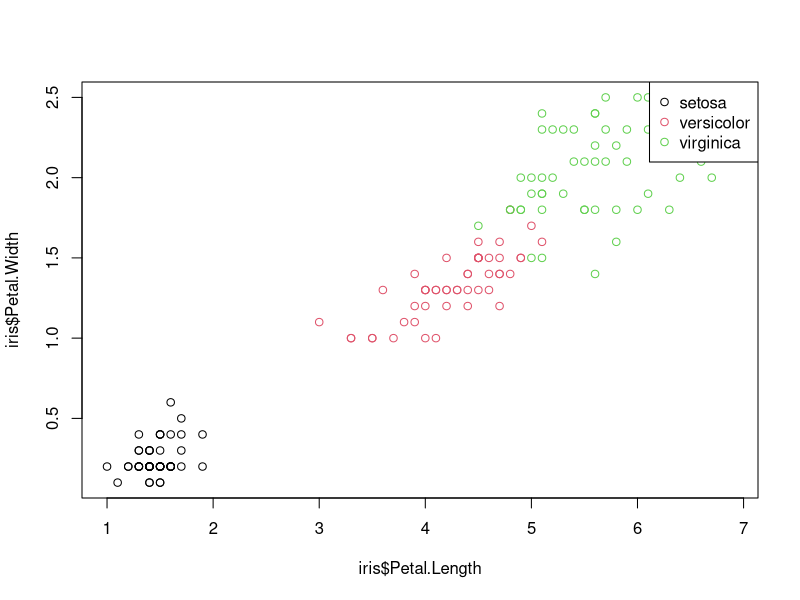
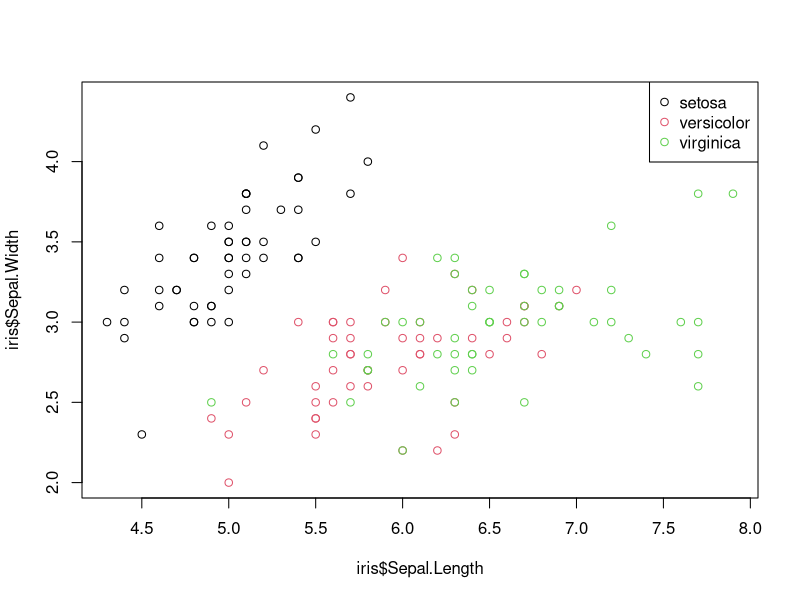
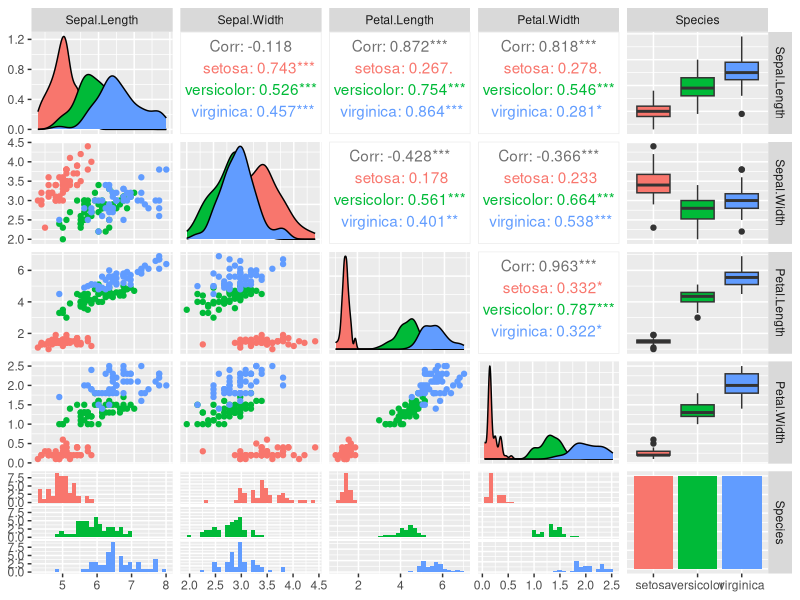
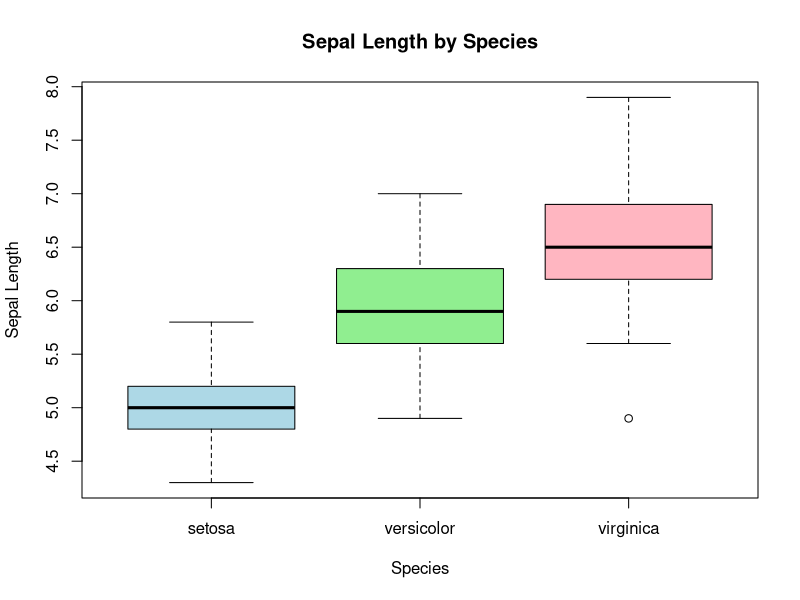
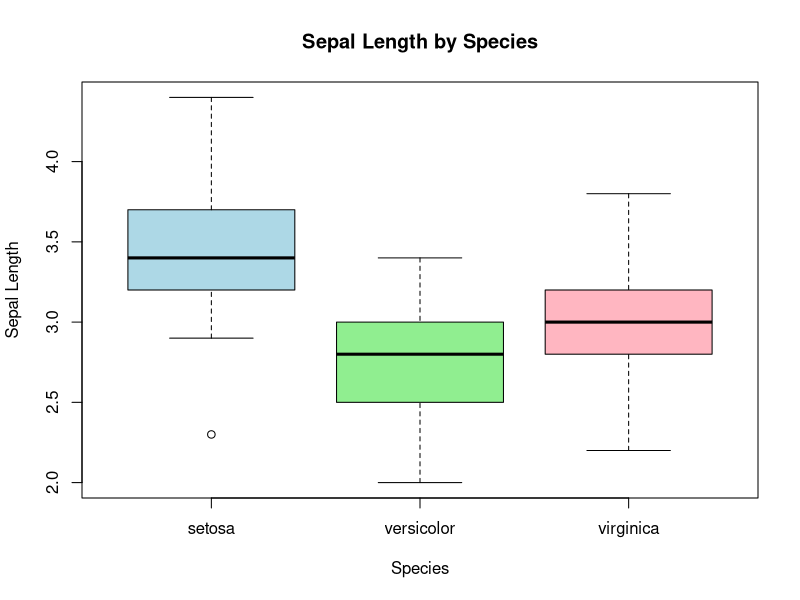
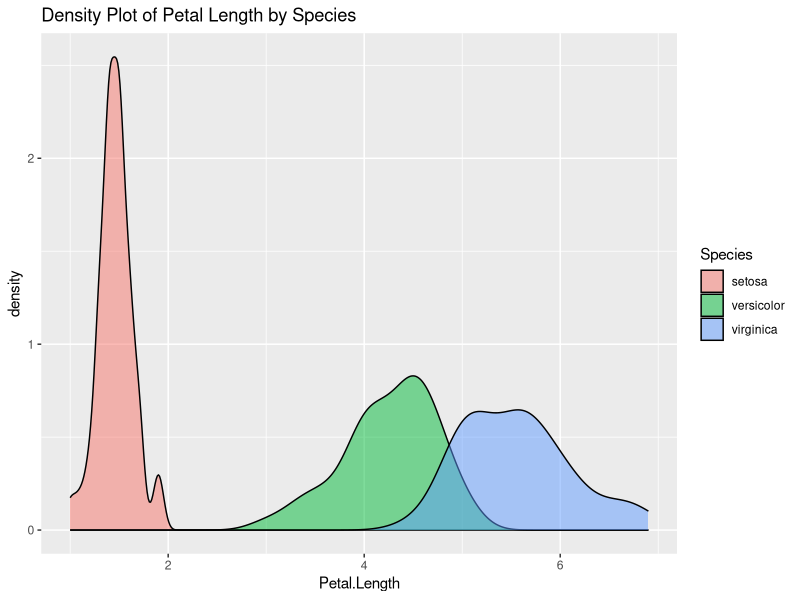
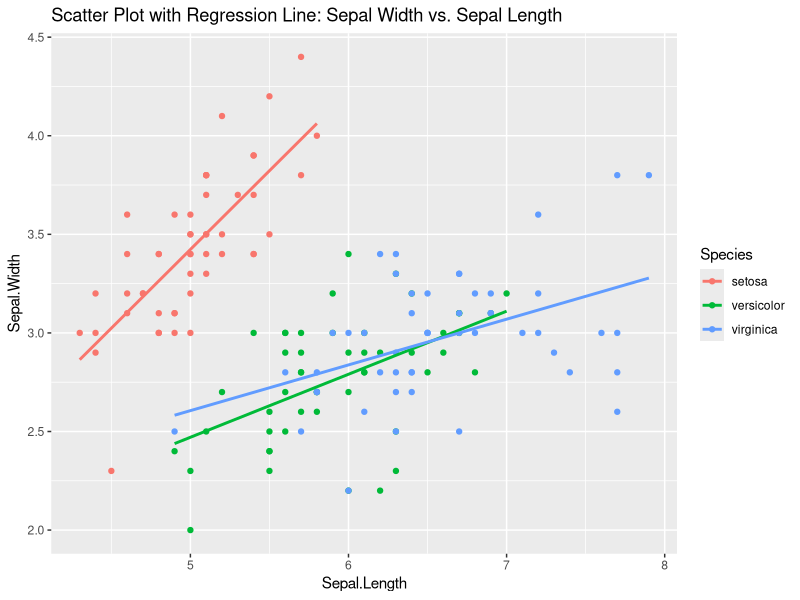
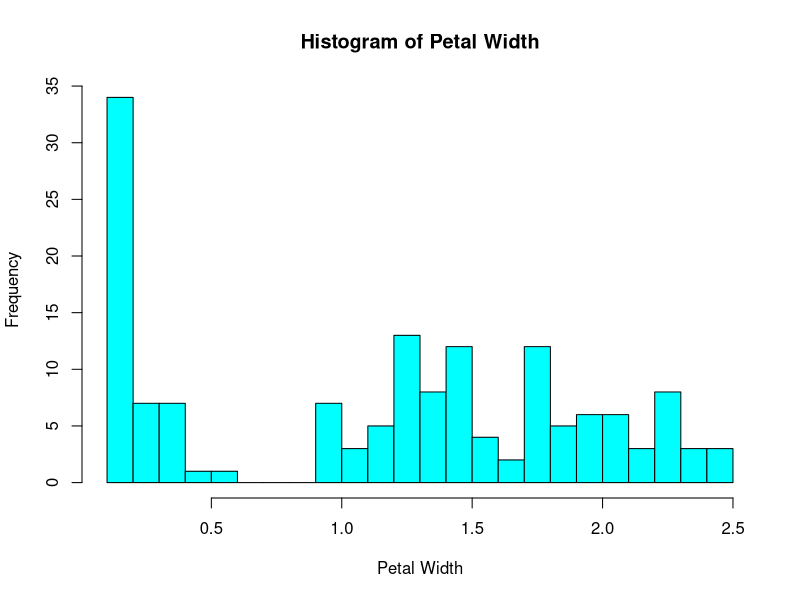

Here is the R script that generated these plots, in order:
# Load the necessary library
install.packages("caret")

library(datasets)
library(caret)
library(nnet)  # For multinom function


# Load the data
Dataset<-data("iris")
Dataset

summary(iris)


plot(iris$Petal.Length, iris$Petal.Width, col=iris$Species)
legend("topright", legend=levels(iris$Species), col=1:3, pch=1)

plot(iris$Sepal.Length, iris$Sepal.Width, col=iris$Species)
legend("topright", legend=levels(iris$Species), col=1:3, pch=1)


# Split the data into training and testing sets
set.seed(123)  # For reproducibility
indexes <- createDataPartition(iris$Species, p=0.7, list=FALSE)
train_data <- iris[indexes,]
test_data <- iris[-indexes,]



# Build the logistic regression model using multinomial logistic regression
model <- multinom(Species ~ ., data=train_data)

# Summarize the model
summary(model)


# Evaluate the model
predictions <- predict(model, test_data)
confusionMatrix(predictions, test_data$Species)


# Example of making predictions on new data
new_data <- data.frame(Sepal.Length=c(5.1, 5.9), Sepal.Width=c(3.5, 3.0),
                       Petal.Length=c(1.4, 4.2), Petal.Width=c(0.2, 1.5))
predict(model, new_data)



# Load the necessary library
install.packages("GGally")
library(GGally)

# Open the PDF device
pdf("Multiple_Iris_Plots.pdf", width = 7, height = 5)
# Create a pair plot
ggpairs(iris, aes(color = Species))


# Boxplot for comparing distributions of sepal length among species
boxplot(Sepal.Length ~ Species, data = iris,
        main = "Sepal Length by Species",
        xlab = "Species", ylab = "Sepal Length",
        col = c("lightblue", "lightgreen", "lightpink"))

# Boxplot for comparing distributions of sepal length among species
boxplot(Sepal.Width ~ Species, data = iris,
        main = "Sepal Length by Species",
        xlab = "Species", ylab = "Sepal Length",
        col = c("lightblue", "lightgreen", "lightpink"))

# Load necessary library
library(ggplot2)

# Density plot for petal length colored by species
ggplot(iris, aes(x = Petal.Length, fill = Species)) +
  geom_density(alpha = 0.5) +
  ggtitle("Density Plot of Petal Length by Species")


# Scatter plot with regression line for Sepal.Width and Sepal.Length
ggplot(iris, aes(x = Sepal.Length, y = Sepal.Width, color = Species)) +
  geom_point() +
  geom_smooth(method = "lm", se = FALSE) +
  ggtitle("Scatter Plot with Regression Line: Sepal Width vs. Sepal Length")


# Histogram for petal width
hist(iris$Petal.Width, col = "cyan", main = "Histogram of Petal Width",
     xlab = "Petal Width", breaks = 20)

# Load necessary library
install.packages("corrplot")
library(corrplot)

# Calculate correlation matrix
cor_matrix <- cor(iris[, 1:4])

# Plot the correlation heatmap
corrplot(cor_matrix, method = "circle")
dev.off()
